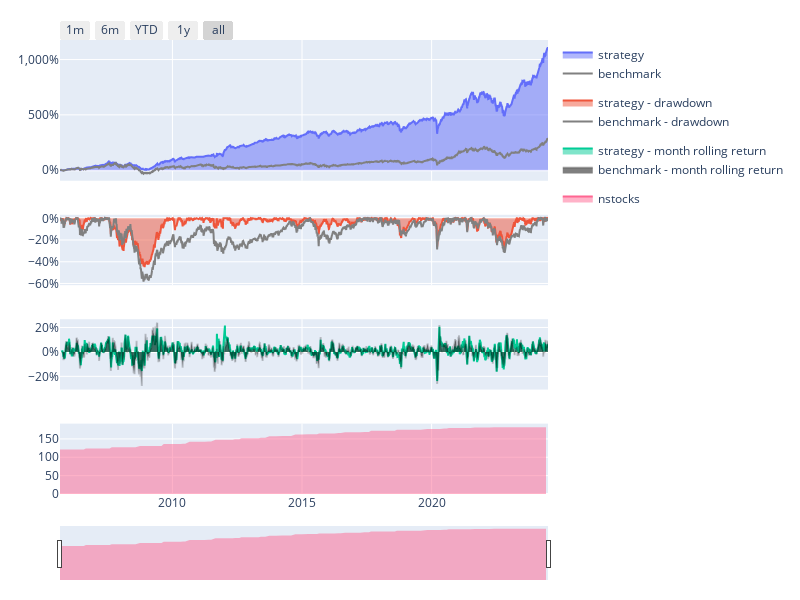
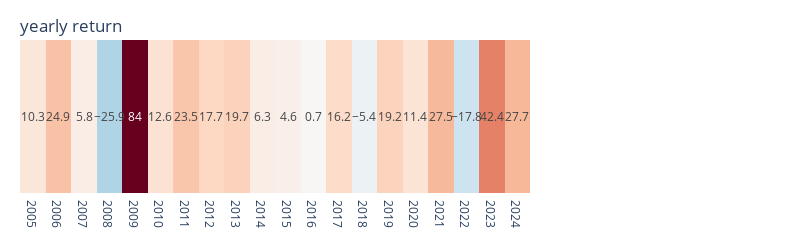
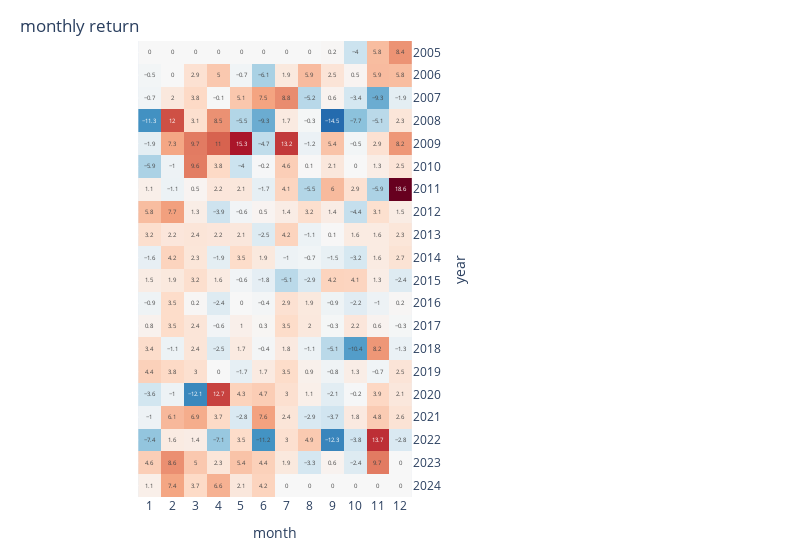

Notebook cell for these charts, in order:
### Code cell
'''
投資策略: 買入每一期roe前10%的股票，每個月換一次股票
'''
report = backtest.sim(roe_q1, resample="M", data=data)
report.display()

### Figure 1 — Plotly figure (JSON) as saved in the notebook; plotly's stock layout.template omitted (floating-point values rounded to 4 significant figures; data arrays with more than 128 entries replaced by an {"elided": "..."} marker saying what was removed)
{"data": [{"fill": "tozeroy", "legendgroup": "performance", "name": "strategy", "type": "scatter", "x": {"elided": "4637 str values"}, "xaxis": "x", "y": {"elided": "4637 float values"}, "yaxis": "y"}, {"fill": "tozeroy", "legendgroup": "drawdown", "name": "strategy - drawdown", "type": "scatter", "x": {"elided": "4637 str values"}, "xaxis": "x2", "y": {"elided": "4637 float values"}, "yaxis": "y2"}, {"fill": "tozeroy", "legendgroup": "rolling performance", "name": "strategy - month rolling return", "type": "scatter", "x": {"elided": "4637 str values"}, "xaxis": "x3", "y": {"elided": "4637 float values"}, "yaxis": "y3"}, {"legendgroup": "performance", "line": {"color": "gray"}, "name": "benchmark", "type": "scatter", "x": {"elided": "4637 str values"}, "xaxis": "x", "y": {"elided": "4637 float values"}, "yaxis": "y"}, {"legendgroup": "drawdown", "line": {"color": "gray"}, "name": "benchmark - drawdown", "type": "scatter", "x": {"elided": "4637 str values"}, "xaxis": "x2", "y": {"elided": "4637 float values"}, "yaxis": "y2"}, {"fill": "tozeroy", "legendgroup": "rolling performance", "line": {"color": "rgba(0,0,0,0.2)"}, "name": "benchmark - month rolling return", "type": "scatter", "x": {"elided": "4637 str values"}, "xaxis": "x3", "y": {"elided": "4637 float values"}, "yaxis": "y3"}, {"fill": "tozeroy", "name": "nstocks", "type": "scatter", "x": {"elided": "4637 str values"}, "xaxis": "x4", "y": {"elided": "4637 int values"}, "yaxis": "y4"}], "layout": {"height": 600, "legend": {"bgcolor": "rgba(0,0,0,0)"}, "margin": {"b": 20, "l": 60, "r": 20, "t": 40}, "width": 800, "xaxis": {"anchor": "y", "domain": [0, 1], "matches": "x4", "showticklabels": false}, "xaxis2": {"anchor": "y2", "domain": [0, 1], "matches": "x4", "showticklabels": false}, "xaxis3": {"anchor": "y3", "domain": [0, 1], "matches": "x4", "showticklabels": false}, "xaxis4": {"anchor": "y4", "domain": [0, 1], "rangeselector": {"buttons": [{"count": 1, "label": "1m", "step": "month", "stepmode": "backward"}, {"count": 6, "label": "6m", "step": "month", "stepmode": "backward"}, {"count": 1, "label": "YTD", "step": "year", "stepmode": "todate"}, {"count": 1, "label": "1y", "step": "year", "stepmode": "backward"}, {"step": "all"}], "x": 0, "y": 1}, "rangeslider": {"thickness": 0.1, "visible": true}, "type": "date"}, "yaxis": {"anchor": "x", "domain": [0.69, 1], "tickformat": ",.0%"}, "yaxis2": {"anchor": "x2", "domain": [0.46, 0.615], "tickformat": ",.0%"}, "yaxis3": {"anchor": "x3", "domain": [0.23, 0.385], "tickformat": ",.0%"}, "yaxis4": {"anchor": "x4", "domain": [0, 0.155]}}}

### Figure 2 — Plotly figure (JSON) as saved in the notebook; plotly's stock layout.template omitted (floating-point values rounded to 4 significant figures)
{"data": [{"coloraxis": "coloraxis", "hovertemplate": "year: %{x}<br>return: %{z}%", "name": "0", "texttemplate": "%{z}", "type": "heatmap", "x": ["2005", "2006", "2007", "2008", "2009", "2010", "2011", "2012", "2013", "2014", "2015", "2016", "2017", "2018", "2019", "2020", "2021", "2022", "2023", "2024"], "xaxis": "x", "yaxis": "y", "z": [[10.3, 24.9, 5.8, -25.9, 84, 12.6, 23.5, 17.7, 19.7, 6.3, 4.6, 0.7, 16.2, -5.4, 19.2, 11.4, 27.5, -17.8, 42.4, 27.7]]}], "layout": {"coloraxis": {"cmid": 0, "colorbar": {"title": {"text": "return(%)"}}, "colorscale": [[0, "rgb(5,48,97)"], [0.1, "rgb(33,102,172)"], [0.2, "rgb(67,147,195)"], [0.3, "rgb(146,197,222)"], [0.4, "rgb(209,229,240)"], [0.5, "rgb(247,247,247)"], [0.6, "rgb(253,219,199)"], [0.7, "rgb(244,165,130)"], [0.8, "rgb(214,96,77)"], [0.9, "rgb(178,24,43)"], [1, "rgb(103,0,31)"]], "showscale": false}, "height": 120, "margin": {"b": 40, "l": 20, "r": 270, "t": 40}, "title": {"text": "yearly return", "x": 0.025, "yanchor": "top"}, "width": 800, "xaxis": {"anchor": "y", "constrain": "domain", "domain": [0, 1], "scaleanchor": "y"}, "yaxis": {"anchor": "x", "autorange": "reversed", "constrain": "domain", "domain": [0, 1], "visible": false}}}

### Figure 3 — Plotly figure (JSON) as saved in the notebook; plotly's stock layout.template omitted (floating-point values rounded to 4 significant figures; data arrays with more than 128 entries replaced by an {"elided": "..."} marker saying what was removed)
{"data": [{"coloraxis": "coloraxis", "hovertemplate": "year: %{y}<br>month: %{x}<br>return: %{z}%", "name": "0", "texttemplate": "%{z}", "type": "heatmap", "x": ["1", "2", "3", "4", "5", "6", "7", "8", "9", "10", "11", "12"], "xaxis": "x", "y": ["2005", "2006", "2007", "2008", "2009", "2010", "2011", "2012", "2013", "2014", "2015", "2016", "2017", "2018", "2019", "2020", "2021", "2022", "2023", "2024"], "yaxis": "y", "z": {"elided": "20x12 float values"}}], "layout": {"coloraxis": {"cmid": 0, "colorbar": {"title": {"text": "return(%)"}}, "colorscale": [[0, "rgb(5,48,97)"], [0.1, "rgb(33,102,172)"], [0.2, "rgb(67,147,195)"], [0.3, "rgb(146,197,222)"], [0.4, "rgb(209,229,240)"], [0.5, "rgb(247,247,247)"], [0.6, "rgb(253,219,199)"], [0.7, "rgb(244,165,130)"], [0.8, "rgb(214,96,77)"], [0.9, "rgb(178,24,43)"], [1, "rgb(103,0,31)"]], "showscale": false}, "height": 550, "margin": {"b": 40, "l": 20, "r": 270, "t": 40}, "title": {"text": "monthly return", "x": 0.025, "yanchor": "top"}, "width": 800, "xaxis": {"anchor": "y", "constrain": "domain", "domain": [0, 1], "scaleanchor": "y", "title": {"text": "month"}}, "yaxis": {"anchor": "x", "autorange": "reversed", "constrain": "domain", "domain": [0, 1], "side": "right", "title": {"text": "year"}}}}
